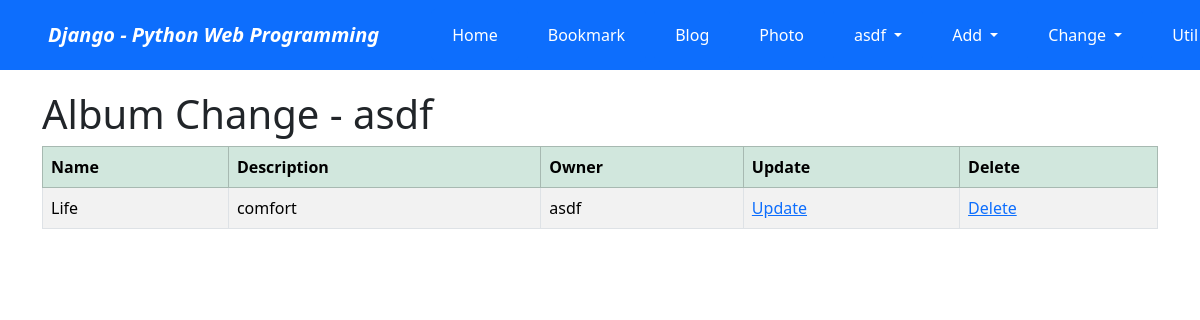
Screenshot of /photo/album/change/ (signed in) with the database file from the repository.
### photo/models.py (models this page shows, shortened)
class Album(models.Model):
    name = models.CharField(max_length=30)
    description = models.CharField('One Line Description', max_length=100, blank=True)
    owner = models.ForeignKey('auth.User', on_delete=models.CASCADE, verbose_name='OWNER', blank=True, null=True)
    class Meta:
        ordering = ('name',)

### photo/views.py (the view)
# urls.py: path('album/change/', views.AlbumChangeLV.as_view(), name='album_change'),
class AlbumChangeLV(LoginRequiredMixin, ListView):
    model = Album
    template_name = 'photo/album_change_list.html'
    def get_queryset(self):
        return Album.objects.filter(owner=self.request.user)

### photo/templates/photo/album_change_list.html (shortened to what this page needs)
{% extends "base.html" %}
{% block content %}
    <h1>Album Change - {{user}}</h1>
    <table class="table table-striped table-bordered table-condensed">
        <thead>
            <tr class="table-success">
                <th>Name</th>
                <th>Description</th>
                <th>Owner</th>
                <th>Update</th>
                <th>Delete</th>
            </tr>
        </thead>
        <tbody>
            {% for item in object_list %}
            <tr>
                <td>{{ item.name }}</td>
                <td>{{ item.description }}</td>
                <td>{{ item.owner }}</td>
                <td><a href="{% url 'photo:album_update' item.id %}">Update</a></td>
                <td><a href="{% url 'photo:album_delete' item.id %}">Delete</a></td>
            </tr>
            {% endfor %}
        </tbody>
    </table>
{% endblock %}

### templates/base.html (shortened to what this page needs)
<!DOCTYPE html>
<html lang="ko">
<head>
    <link rel="stylesheet"
          href="https://cdn.jsdelivr.net/npm/bootstrap@5.3.8/dist/css/bootstrap.min.css">
</head>
<body style="padding-top: 90px;">
<nav class="navbar navbar-expand-lg navbar-dark bg-primary fixed-top">
    <span class="navbar-brand mx-5 mb-0 fw-bold fst-italic">
        Django - Python Web Programming
    </span>
    <div class="collapse navbar-collapse" id="navbarSupportedContent">
        <ul class="navbar-nav me-auto">
            <li class="nav-item mx-1 btn btn-primary">
                <a class="nav-link text-white"
                   href="{% url 'home' %}">
                    Home
                </a>
            </li>
            <li class="nav-item mx-1 btn btn-primary">
                <a class="nav-link text-white"
                   href="{% url 'bookmark:index' %}">
                    Bookmark
                </a>
            </li>
            <li class="nav-item mx-1 btn btn-primary">
                <a class="nav-link text-white"
                   href="{% url 'blog:index' %}">
                    Blog
                </a>
            </li>
            <li class="nav-item mx-1 btn btn-primary">
                <a class="nav-link text-white"
                   href="{% url 'photo:index' %}">
                    Photo
                </a>
            </li>
            <li class="nav-item dropdown mx-1 btn btn-primary">
                {% if user.is_active %}
                    <a class="nav-link dropdown-toggle text-white"
                    href="#"
                    role="button"
                    data-bs-toggle="dropdown"
                    aria-expanded="false">
                        {{ user.get_short_name|default:user.get_username }}
                    </a>
                {% endif %}
            </li>
            <li class="nav-item dropdown mx-1 btn btn-primary">
                <a class="nav-link dropdown-toggle text-white"
                href="#"
                data-bs-toggle="dropdown">
                    Add
                </a>
            </li>
            <li class="nav-item dropdown mx-1 btn btn-primary">
                <a class="nav-link dropdown-toggle text-white"
                href="#"
                data-bs-toggle="dropdown">
                    Change
                </a>
            </li>
            <li class="nav-item dropdown mx-1 btn btn-primary">
                <a class="nav-link dropdown-toggle text-white"
                   href="#"
                   role="button"
                   data-bs-toggle="dropdown"
                   aria-expanded="false">
                    Util
                </a>
            </li>
        </ul>
    </div>
</nav>
<div class="container">
    {% block content %}
    {% endblock %}
</div>
</body>
</html>

### rows the page displays
Album: name "Life", description "comfort", owner "asdf"

### other values shown
{{ user.get_short_name|default:user.get_username }} "asdf"
{{ user }} "asdf"
